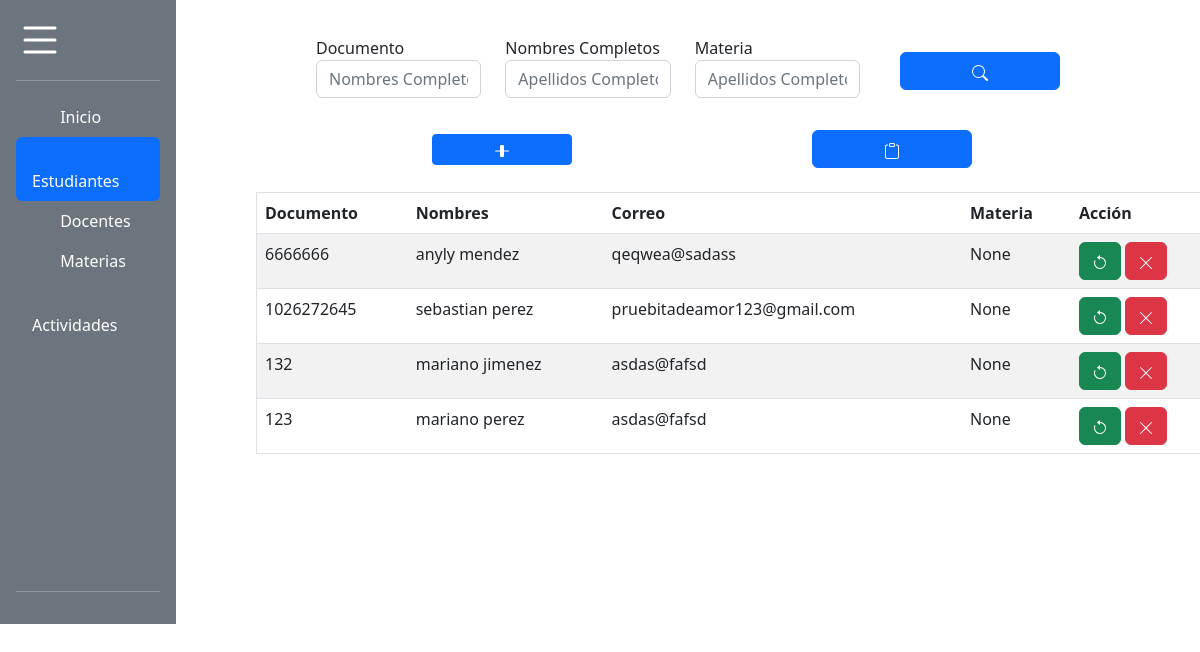
Page /Estudiante on the earlier database version.
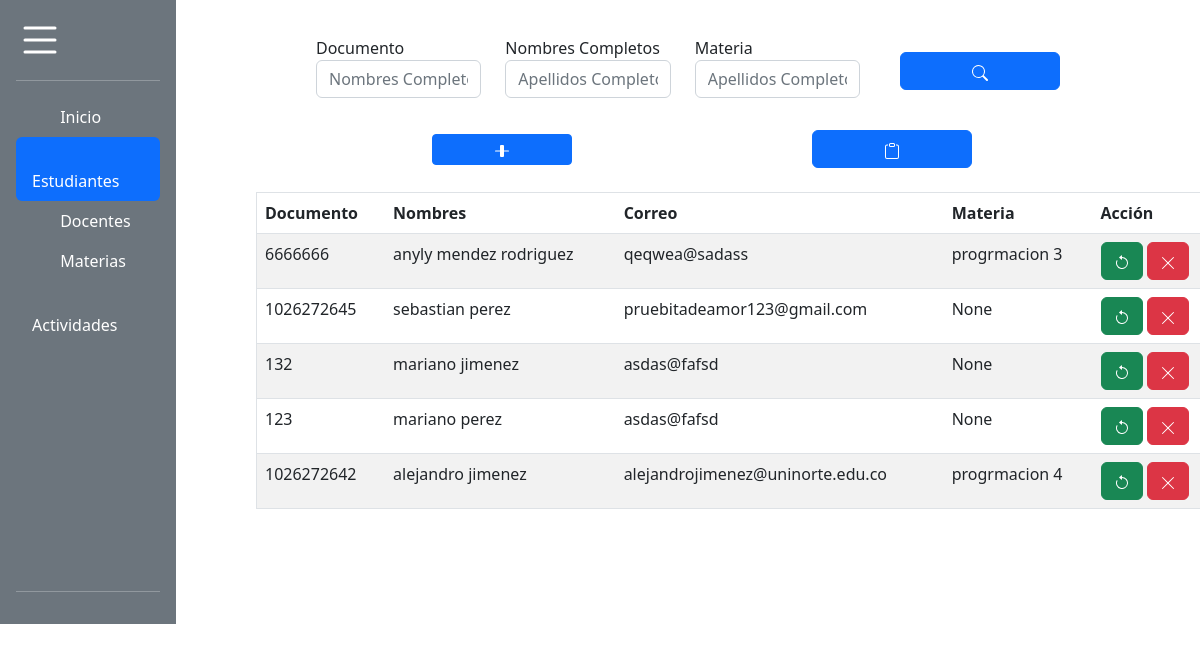
Same page on the later database version.
### tables this page shows
CREATE TABLE persona (idPersona integer PRIMARY KEY AUTOINCREMENT, nombres varchar (50) NOT NULL, apellidos varchar (50) NOT NULL, tipoIdentificacion varchar (10) NOT NULL, identificacion varchar (100) UNIQUE NOT NULL, telefono varchar (20), email varchar (70) NOT NULL, fechaRegistro sysdate NOT NULL, fechaActualizacion date NOT NULL, idRol int, estado STRING (10), FOREIGN KEY (idRol) REFERENCES rol (idRol));

CREATE TABLE materia (
idMateria integer primary key,
nombreMateria string(100) not null,
fechaInicio date null,
fechaFin date null,
fechaRegistro datetime null,
fechaActualizacion datetime null
);

### app.py (the view)
@app.route('/Estudiante')
def Estudiante():
    con=sql.connect('BaseNotas.db')
    con.row_factory=sql.Row
    cur=con.cursor()
    cur.execute("select p.idPersona, p.identificacion,p.nombres,p.apellidos, p.email,m.nombreMateria FROM persona p LEFT JOIN materiaPersona mp ON p.idpersona = mp.persona left JOIN materia m ON mp.materia = m.idMateria where p.idRol=1")
    data=cur.fetchall()
    return render_template('Estudiante.html',datas=data)

### templates/Estudiante.html (shortened to what this page needs)
{% block body %}
<!DOCTYPE html>
<html>
<head>
    <link href="https://cdn.jsdelivr.net/npm/bootstrap@5.2.1/dist/css/bootstrap.min.css" rel="stylesheet">
    <link href="https://getbootstrap.com/docs/5.2/assets/css/docs.css" rel="stylesheet">
    <link rel="stylesheet" href="{{url_for('static', filename='css/styles.css')}}">
</head>
<body>
  <div class="d-flex flex-column flex-shrink-0 p-3 text-white bg-secondary" style="width: 11em; height: 39em;">
    <a href="/" class="d-flex align-items-center mb-3 mb-md-0 me-md-auto text-white text-decoration-none">
   <div class="">
        </div>
    </a>
    <hr>
    <ul class="nav nav-pills flex-column mb-auto">
    <li class="nav-item">
    <a href="{{url_for('Inicio')}}" class="nav-link text-white" aria-current="page">
    <svg class="bi me-2" width="16" height="16"><use xlink:href="#home"></use></svg>
    Inicio
    </a>
    </li>
    <li>
    <a href="{{url_for('Estudiante')}}" class="nav-link active">
    <svg class="bi me-2" width="16" height="16"><use xlink:href="#speedometer2"></use></svg>
    Estudiantes
    </a>
    </li>
    <li>
    <a href="{{url_for('Docente')}}" class="nav-link text-white">
    <svg class="bi me-2" width="16" height="16"><use xlink:href="#table"></use></svg>
    Docentes
    </a>
    </li>
    <li>
    <a href="{{url_for('Materias')}}" class="nav-link text-white">
    <svg class="bi me-2" width="16" height="16"><use xlink:href="#grid"></use></svg>
    Materias
    </a>
    </li>
    <li>
    <a href="{{url_for('Actividades')}}" class="nav-link text-white">
    <svg class="bi me-2" width="16" height="16"><use xlink:href="#people-circle"></use></svg>
    Actividades
    </a>
    </li>
    </ul>
    <hr>
    </div>
        <div class="m">
          <form action="{{url_for('consultaEstudiante')}}" method="post" >
          <div class="row filtros ">
            <div class="col ingreso">
              Documento
              <input type="text" class="form-control ingreso " id='documentoFiltro' name ='documentoFiltro' placeholder="Nombres Completos">
            </div>
            <div class="col">
              Nombres Completos
              <input type="text" class="form-control ingreso" id='nombresFiltro' name ='nombresFiltro'  placeholder="Apellidos Completos">
            </div>
            <div class="col">
              Materia
              <input type="text" class="form-control ingreso" id='materiaFiltro' name ='materiaFiltro'  placeholder="Apellidos Completos">
            </div>
            <div class="col">
              <button type="submit" title="Buscar" class="btn btn-primary buscar"></button>
            </div>
          </div>
          </form>
          <table class="tablaBotones">
            <thead>
              <tr>
                <th scope="col"> <button type="button" class="btn btn-primary btn-sm"  title="Registrar"  data-bs-toggle="modal" data-bs-target="#exampleModal" placeholder="hola">
                  <svg xmlns="http://www.w3.org/2000/svg" width="16" height="16" fill="currentColor" class="bi bi-align-middle" viewBox="0 0 16 16">
                    <path d="M6 13a1 1 0 0 0 1 1h2a1 1 0 0 0 1-1V3a1 1 0 0 0-1-1H7a1 1 0 0 0-1 1v10zM1 8a.5.5 0 0 0 .5.5H6v-1H1.5A.5.5 0 0 0 1 8zm14 0a.5.5 0 0 1-.5.5H10v-1h4.5a.5.5 0 0 1 .5.5z"/>
                  </svg>
                </button></th>
               <th>
                <a href="{{url_for('addMateriaEstudiante')}}" class="btn btn-primary">
              </a></th>
                </tr>
                </thead>
                </table>
</div>
            <table class="table table-striped tabla border">
                <thead>
                  <tr>
                    <th scope="col">Documento</th>
                    <th scope="col">Nombres </th>
                    <th scope="col">Correo</th>
                    <th scope="col">Materia</th>
                    <th scope="col">Acción</th>
                  </tr>
                </thead>
                <tbody>
                  {%for row in datas%}
                  <tr>
                    <td>{{row.IDENTIFICACION}}</td>
                    <td>{{row.NOMBRES}} {{row.APELLIDOS}}</td>
                    <td>{{row.EMAIL}}</td>
                    <td>{{row.NOMBREMATERIA}}</td>
                    <td><a class="btn btn-success" href="{{url_for('editPersona',idPersona=row.IDPERSONA)}}" class="btn btn-primary"> </a>
                      <a href="{{url_for('deletePersona',idPersona=row.IDPERSONA)}}" class="btn btn-danger"><svg xmlns="http://www.w3.org/2000/svg" width="16" height="16" fill="currentColor" class="bi bi-x-lg" viewBox="0 0 16 16">
                        <path d="M2.146 2.854a.5.5 0 1 1 .708-.708L8 7.293l5.146-5.147a.5.5 0 0 1 .708.708L8.707 8l5.147 5.146a.5.5 0 0 1-.708.708L8 8.707l-5.146 5.147a.5.5 0 0 1-.708-.708L7.293 8 2.146 2.854Z"/>
                      </svg></a>
                    </td>
                  </tr>
                  {%endfor%}
                </tbody>
              </table>
</body>
{% endblock %}

### static/css/styles.css (style rules this page uses)
body,html { padding:0; margin:0; height:100%; }
.btn-primary { width: 10em; margin: 0.5em 8em ; }
.contenedor-icono { width: 3em; height: 3em; color: white; }
.filtros { display: flex; margin: 1em 12em; width: 49em; }
.buscar { margin: 1em 1em; }
.tabla { width: 60em; margin: -27em 16em; }
.m { position: absolute; top: 20px; margin: 0em 7em; width: 10em; }
* { margin: 0; padding: 0; box-sizing: border-box; }
.tablaBotones { margin: 0em 13em; }

Differences in the rows shown:
changed persona "anyly": APELLIDOS "mendez" → "mendez rodriguez"; NOMBREMATERIA "None" → "progrmacion 3"
added persona: IDENTIFICACION "1026272642", NOMBRES "alejandro", APELLIDOS "jimenez", EMAIL "alejandrojimenez@uninorte.edu.co", NOMBREMATERIA "progrmacion 4"
